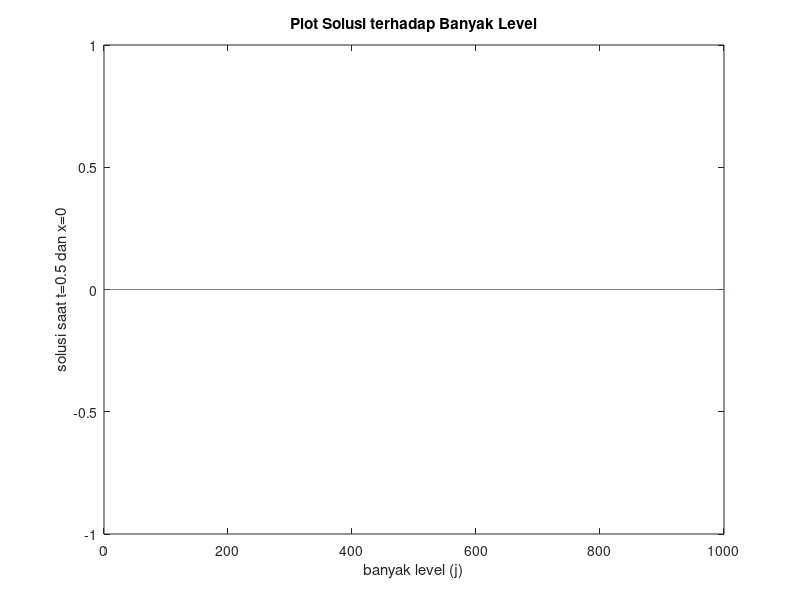
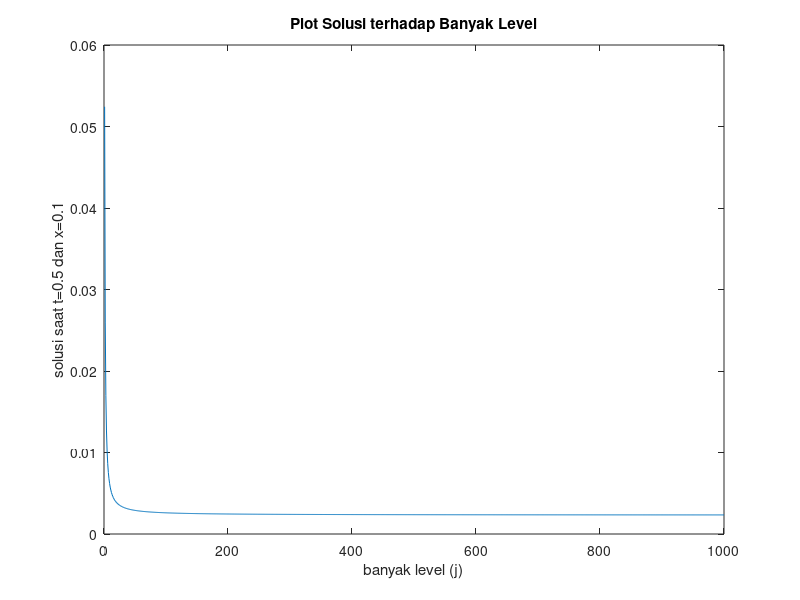
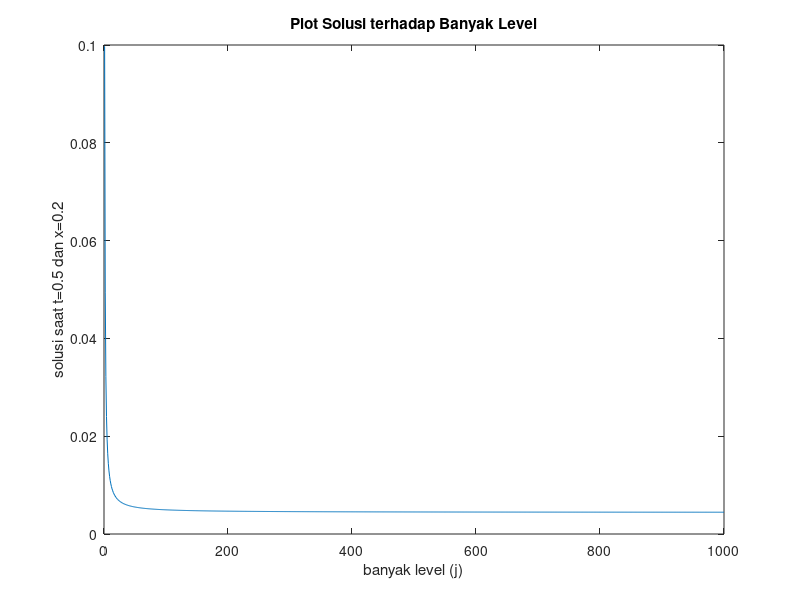
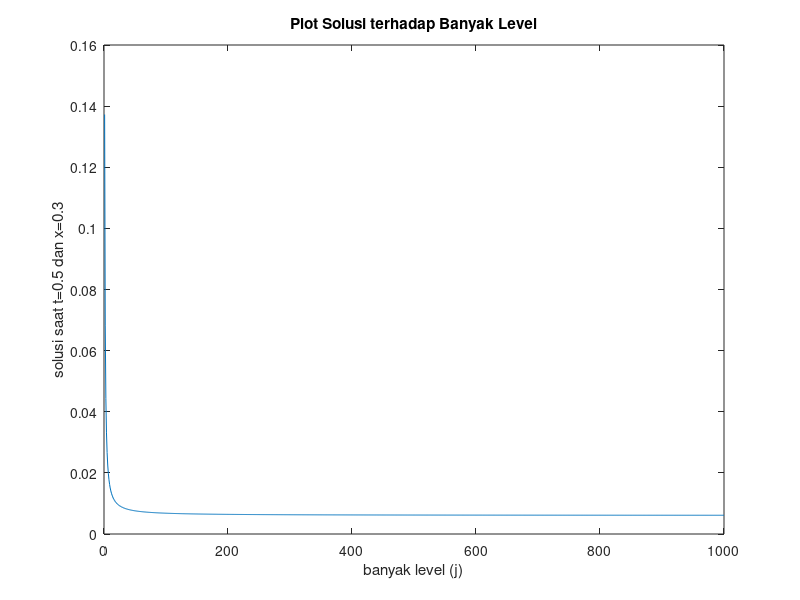

Source code (MATLAB) for these figures, in order:
clear all;clc;
l=1;
t=0.5;	
h=0.1;
m=l/h;
alpha=1;
for i=1:m+1;
    x(i)=(i-1)*h;
end
u=exp(-pi^2*t)*sin(pi*x); %solusi eksak

%Menghitung Solusi PDP dengan nilai k yang berbeda
for level=1:1000
    W=[];
    k=t/level;
    lambda=alpha^2*k/h^2;
    for i=1:m
        W(1,i+1)=sin(pi*x(i+1));
    end

    for i=1:level+1
        W(i,1)=0; W(i,m+1)=0;
    end

    A=zeros(m-1,m-1);
    A(1:2,1)=[(1+2*lambda);-lambda];
    A(m-2:m-1,m-1)=[-lambda;1+2*lambda];
    v=[-lambda;1+2*lambda;-lambda];
    for i=2:m-2
        A(i-1:i+1,i)=v;
    end
    A;
    B=inv(A);

    for i=1:level
        W(i+1,2:m)=B*W(i,2:m)';
    end

    wbd=W(level+1,:)';
    galatbd=abs(wbd-u');
    error(:,level)=wbd; %selisih solusi untuk suatu k
end
 
for i=1:length(x)
    figure(i)
    plot(error(i,:))
    title('Plot Solusi terhadap Banyak Level')
    xlabel('banyak level (j)')
    ylabel(['solusi saat t=0.5 dan x=',num2str(x(i))])
end
